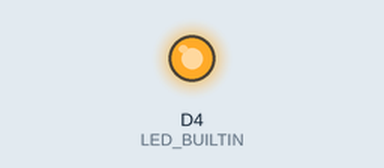
Bench run of a sketch on a simulated ESP8266 (NodeMCU). Parts: output pins drawn as LEDs (lit = HIGH, except the on-board LED, lit = LOW). WiFi joins after 1.5 s; servers stay silent unless stated; not simulated (calls return 0 or success): WiFi_credentials.h; what the sketch prints to the serial monitor is not drawn.

Above: at 1.8 s.
At 7.3 s:
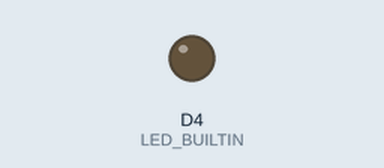
Timing chart, 0 to 7.7 s (numbered marks = the images above):
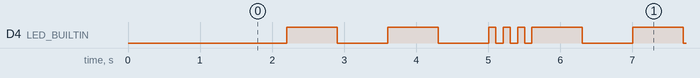

Measured:
- by itself, D4 (LED_BUILTIN): repeats every 4.8 s: LOW 0.70 s, HIGH 0.70 s, LOW 0.70 s, 3 × (HIGH 0.10 s, LOW 0.10 s), HIGH 0.70 s, LOW 0.70 s, HIGH 0.70 s
- by itself, everything shown: repeats every 4.8 s, in 12 steps

The sketch:

OTA_Template_Sketch.ino
```cpp
#include "OTA.h"

//Functionality for our code
#define ledPin D0
unsigned long preMillis = 0;
const long interval1 = 700;
const long interval2 = 100;
int ledState = HIGH;
//Objective: The led will glow in the pattern 700-700-700-200-200-200 //these are the delays between two successive blinks.
int switchings = 0; //The number of times we've switched the ledState . switchings/2 = number of blinks.


void setup() {
 Serial.begin(115200);
 Serial.println("Booting");
   pinMode(LED_BUILTIN, OUTPUT);


 ArduinoOTA.setHostname("TemplateSketch");
 setupOTA();

  //your code

}

void loop() {
  ArduinoOTA.handle();

  //your code

  if(switchings < 6)
  {
  if(millis() - preMillis >= interval1)
  {
    preMillis = millis();
    ledState = not(ledState);
    digitalWrite(LED_BUILTIN, ledState);
    switchings++;

  }
  }
  else if(switchings < 12)
  {
    if(millis() - preMillis >= interval2)
    {
      preMillis = millis();
      ledState = not(ledState);
      digitalWrite(LED_BUILTIN, ledState);
      switchings++;
    }
  }
  else
  {
    switchings = 0;
  }

  // digitalWrite(LED_BUILTIN, HIGH);
}
```

OTA.h
```cpp
#include <ESP8266WiFi.h>
#include <ESP8266mDNS.h>
#include <WiFiUdp.h>
#include <ArduinoOTA.h>
#include <WiFi_credentials.h>

const char* ssid = mySSID; //Accessing from WiFi_credentials.h
const char* password = myPASSWORD; //Accessing from WiFi_credentials.h

void setupOTA() {
  WiFi.mode(WIFI_STA);
  WiFi.begin(ssid, password);
 while (WiFi.waitForConnectResult() != WL_CONNECTED) {
    Serial.println("Connection Failed! Rebooting...");
    delay(5000);
    ESP.restart();
  }

  // Port defaults to 8266
  // ArduinoOTA.setPort(8266);

  // Hostname defaults to esp8266-[ChipID]
  // ArduinoOTA.setHostname("myesp8266");

  // No authentication by default
  // ArduinoOTA.setPassword("admin");

  // Password can be set with it's md5 value as well
  // MD5(admin) = 21232f297a57a5a743894a0e4a801fc3
  // ArduinoOTA.setPasswordHash("21232f297a57a5a743894a0e4a801fc3");

  ArduinoOTA.onStart([]() {
    String type;
    if (ArduinoOTA.getCommand() == U_FLASH) {
      type = "sketch";
    } else {  // U_FS
      type = "filesystem";
    }

    // NOTE: if updating FS this would be the place to unmount FS using FS.end()
    Serial.println("Start updating " + type);
  });
  ArduinoOTA.onEnd([]() {
    Serial.println("\nEnd");
  });
  ArduinoOTA.onProgress([](unsigned int progress, unsigned int total) {
    Serial.printf("Progress: %u%%\r", (progress / (total / 100)));
  });
  ArduinoOTA.onError([](ota_error_t error) {
    Serial.printf("Error[%u]: ", error);
    if (error == OTA_AUTH_ERROR) {
      Serial.println("Auth Failed");
    } else if (error == OTA_BEGIN_ERROR) {
      Serial.println("Begin Failed");
    } else if (error == OTA_CONNECT_ERROR) {
      Serial.println("Connect Failed");
    } else if (error == OTA_RECEIVE_ERROR) {
      Serial.println("Receive Failed");
    } else if (error == OTA_END_ERROR) {
      Serial.println("End Failed");
    }
  });
  ArduinoOTA.begin();
  Serial.println("Ready");
  Serial.print("IP address: ");
  Serial.println(WiFi.localIP());
}
```
